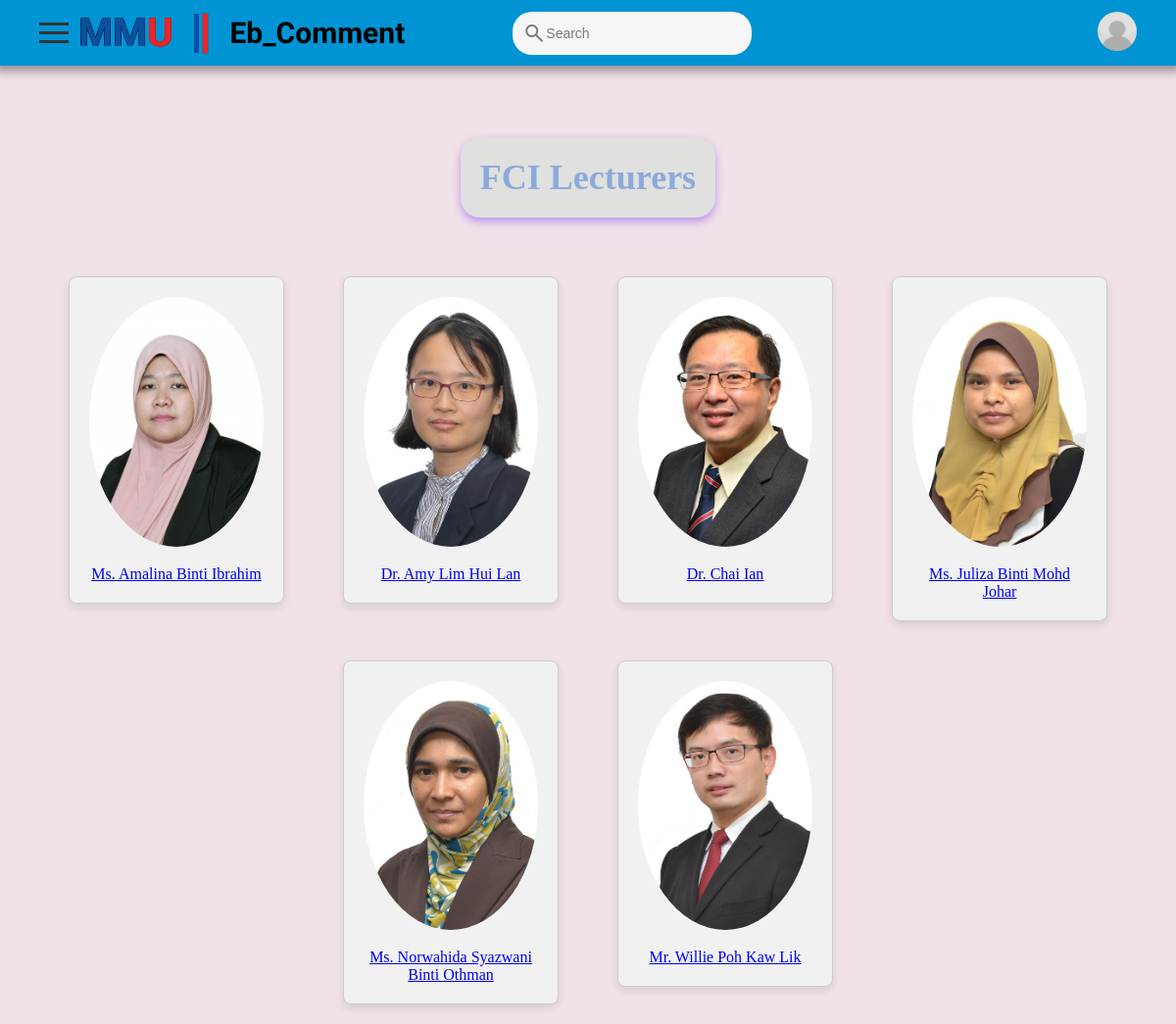
Page /faculty/FCI (signed in) on the committed database.
### app/models.py (models this page shows)
class Faculty(db.Model):
    __tablename__ = 'faculty'
    id = db.Column(db.Integer, primary_key=True)
    name = db.Column(db.String(100), nullable=False, unique = True)
    campus = db.Column(db.String(100), nullable=False)
    lecturers = db.relationship("Lecturer", back_populates="faculty", lazy = True)
    lecturers_temp = db.relationship("LecturerTemp", back_populates="faculty", lazy = True)

class Lecturer(db.Model):
    __tablename__ = 'lecturer'
    id = db.Column(db.Integer, primary_key=True)
    name = db.Column(db.String(100), nullable=False)
    photo = db.Column(db.String(100), nullable=False)
    phone = db.Column(db.String(20), nullable=False)
    email = db.Column(db.String(200), nullable=False)
    campus = db.Column(db.String(100), nullable=False)
    bio = db.Column(db.Text, nullable=True)
    faculty_id = db.Column(db.Integer, ForeignKey('faculty.id'), nullable=False)
    faculty = db.relationship("Faculty", back_populates="lecturers")

### app/main.py (the view)
@app.route('/faculty/<faculty_name>')
@login_required
def faculty_page(faculty_name):
    faculty = Faculty.query.filter_by(name=faculty_name).first()
    if faculty:
        lecturers = Lecturer.query.filter_by(faculty_id=faculty.id).all()  # Fetch lecturers for the specific faculty
        return render_template('faculty_page.html', faculty=faculty, lecturers=lecturers)
    else:
        return render_template('error.html', message="Faculty not found")

### app/main.py (called while the page is built)
@login_manager.user_loader
def load_user(user_id):
    return Users.query.get(user_id)

### app/templates/faculty_page.html (shortened to what this page needs)
<!DOCTYPE html>
<html>
<head>
    <link href="../static/style.css" rel="stylesheet">
</head>
<body>
    <header>
        <div class="header_container">
            <div class="left_section">
                <div class="text_container">
                    <div class="hamburger" onclick="toggleMenu()">
                        <div class="hamburger_line"></div>
                        <div class="hamburger_line"></div>
                        <div class="hamburger_line"></div>
                    </div>
                    <span id="MM">MM</span>
                    <span id="U">U</span>
                </div>
                <div class="bar_container">
                    <div class="blue-bar2"></div>
                    <div class="red-bar2"></div>
                </div>
                <span id="header_webname">Eb_Comment</span>
                <form class = "searchbar">
                    <div class="search">
                        <span class="search-icon material-symbols-outlined">search</span>
                        <input id="searchInput" class='search-input' type="search" placeholder="Search" oninput="filterLecturers(this.value)">
                    </div>
                </form>
            </div>
            <div class="profile_dropdown">
                <div class="profile_avatar" onclick="toggleDropdown()">
                    {% if current_user.profile_picture != 'default_profile_photo.jpg' %}
                    <img src="{{ url_for('static', filename='uploads/' + current_user.profile_picture) }}"
                        alt="User Profile Picture" class="rounded-circle">
                    {% else %}
                    <img src="{{ url_for('static', filename='default_profile_photo.jpg') }}" alt="Default Profile Pic"
                        class="rounded-circle">
                    {% endif %}
                </div>
            </div>
        </div>
    </header>
    <body class="fac_page_body_wy"></body>
    <div class="faculty_container">
        <div class="fal_name_wy">
            <h2>{{ faculty.name }} Lecturers</h2>
            <div class="lecturers">
                {% for lecturer in lecturers %}
                <div class="row">
                    <div class="column">
                        <div class="lecturer_card">
                            <a href="{{ url_for('lecturer_details', lecturer_id=lecturer.id) }}">
                                <img src="{{ url_for('static', filename='uploads/' + lecturer.photo) }}"
                                    alt="{{ lecturer.name }}">
                                <p>{{ lecturer.name }}</p>
                            </a>
                        </div>
                    </div>
                </div>
                {% endfor %}
            </div>
        </div>
    </div>
</body>
</html>

### app/static/style.css (style rules this page uses)
* { margin: 0; padding: 0; box-sizing: border-box; }
header { background-color: #0094d4; color: black; padding: 10px 0; position: fixed; width: 100%; top: 0; z-index: 1000; box-shadow: 0 0 10px 5px rgba(0, 0, 0, 0.4); }
.header_container { display: flex; align-items: center; justify-content: space-between; padding: 0 20px; }
.left_section { display: flex; align-items: center; }
.text_container { display: flex; align-items: center; }
#MM { margin-left: 10px; font-size: 40px; color: #0A509E; font-family: 'Cooper Black', sans-serif; font-weight: bold; text-shadow: -0.4px -0.4px 0 #052142, 0.4px -0.4px 0 #052142, -0.4px 0.4px 0 #052142, 0.4px 0.4px 0 #052142; }
#U { font-size: 40px; color: #ED2429; font-family: 'Cooper Black', sans-serif; font-weight: bold; text-shadow: -0.4px -0.4px 0 #a11a1c, 0.4px -0.4px 0 #a11a1c, -0.4px 0.4px 0 #a11a1c, 0.4px 0.4px 0 #a11a1c; }
#header_webname { font-weight: bold; font-size: 30px; font-family: 'Harlow Solid', serif; margin-left: 20px; }
.bar_container { display: flex; align-items: center; margin-left: 20px; }
.blue-bar2, .red-bar2 { height: 40px; width: 5px; margin: 0 2px; }
.blue-bar2 { background-color: #0A509E; box-shadow: 0 0 0.5px 0.3px #1683ff; }
.red-bar2 { background-color: #ED2429; box-shadow: 0 0 0.5px 0.3px #a11a1c; }
.profile_dropdown { position: relative; display: inline-block; margin-left: auto; margin-right: 20px; }
.profile_avatar img { width: 40px; height: 40px; border-radius: 50%; cursor: pointer; }
.hamburger { display: block; cursor: pointer; z-index: 999; margin-left: 20px; }
.hamburger_line { width: 30px; height: 3px; background-color: #333; margin: 6px 0; transition: 0.4s; }
.faculty_container { padding-top: 90px; }
.column { float: left; width: 25%; height: auto; padding: 0 10px; }
.row:after { content: ""; display: table; clear: both; }
.lecturer_card { box-shadow: 0 4px 8px 0 rgba(0, 0, 0, 0.2); padding: 16px; text-align: center; background-color: #f1f1f1; }
.searchbar { margin-left: 100px; display: flex; justify-content: flex-end; width: 100%; }
.search { --padding: 10px; --margin-left: 10px; display: flex; align-items: center; padding: var(--padding); margin-left: var(--margin-left); border-radius: 20px; background: #f6f6f6; }
.search-input { font-size: 14px; font-family: 'Lexend', sans-serif; color: #333333; border: none; background: transparent; width: 200px; outline: none; }
.search-input::placeholder, .search-icon { color: rgba(0, 0, 0, 0.5); }
.fal_name_wy { display: flex; flex-direction: column; align-items: center; margin-top: 50px; }
.fal_name_wy h2 { font-size: 36px; font-family: Georgia, 'Times New Roman', Times, serif; background-color: rgb(224, 224, 223); color: rgb(139, 170, 218); padding: 20px; border-radius: 20px; box-shadow: 0 4px 8px rgba(143, 63, 248, 0.5); text-align: center; margin-bottom: 20px; }
.fal_name_wy .lecturers { display: flex; flex-wrap: wrap; justify-content: center; margin-top: 20px; }
.fal_name_wy .lecturer_card { border: 1px solid #ccc; padding: 20px; margin: 20px; text-align: center; box-shadow: 0 4px 8px rgba(0, 0, 0, 0.1); border-radius: 8px; width: 220px; }
.fal_name_wy .lecturer_card img { width: 100%; height: auto; border-radius: 50%; margin-bottom: 15px; }
.fac_page_body_wy { background-color: #f0e2e8; }

### rows in the picture
Faculty: name "FCI"
Lecturer: photo (picture), name "Ms. Amalina Binti Ibrahim"
Lecturer: photo (picture), name "Dr. Amy Lim Hui Lan"
Lecturer: photo (picture), name "Dr. Chai Ian"
Lecturer: photo (picture), name "Ms. Juliza Binti Mohd Johar"
Lecturer: photo (picture), name "Ms. Norwahida Syazwani Binti Othman"
Lecturer: photo (picture), name "Mr. Willie Poh Kaw Lik"
